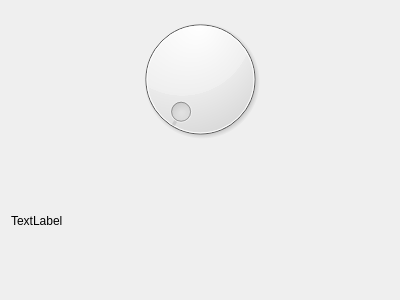
<?xml version="1.0" encoding="UTF-8"?>
<ui version="4.0">
 <class>ZynDial</class>
 <widget class="QWidget" name="ZynDial">
  <property name="geometry">
   <rect>
    <x>0</x>
    <y>0</y>
    <width>400</width>
    <height>300</height>
   </rect>
  </property>
  <property name="windowTitle">
   <string>Form</string>
  </property>
  <layout class="QVBoxLayout" name="verticalLayout">
   <item>
    <widget class="QDial" name="dial"/>
   </item>
   <item>
    <widget class="QLabel" name="label">
     <property name="text">
      <string>TextLabel</string>
     </property>
    </widget>
   </item>
  </layout>
 </widget>
 <resources/>
 <connections/>
</ui>
